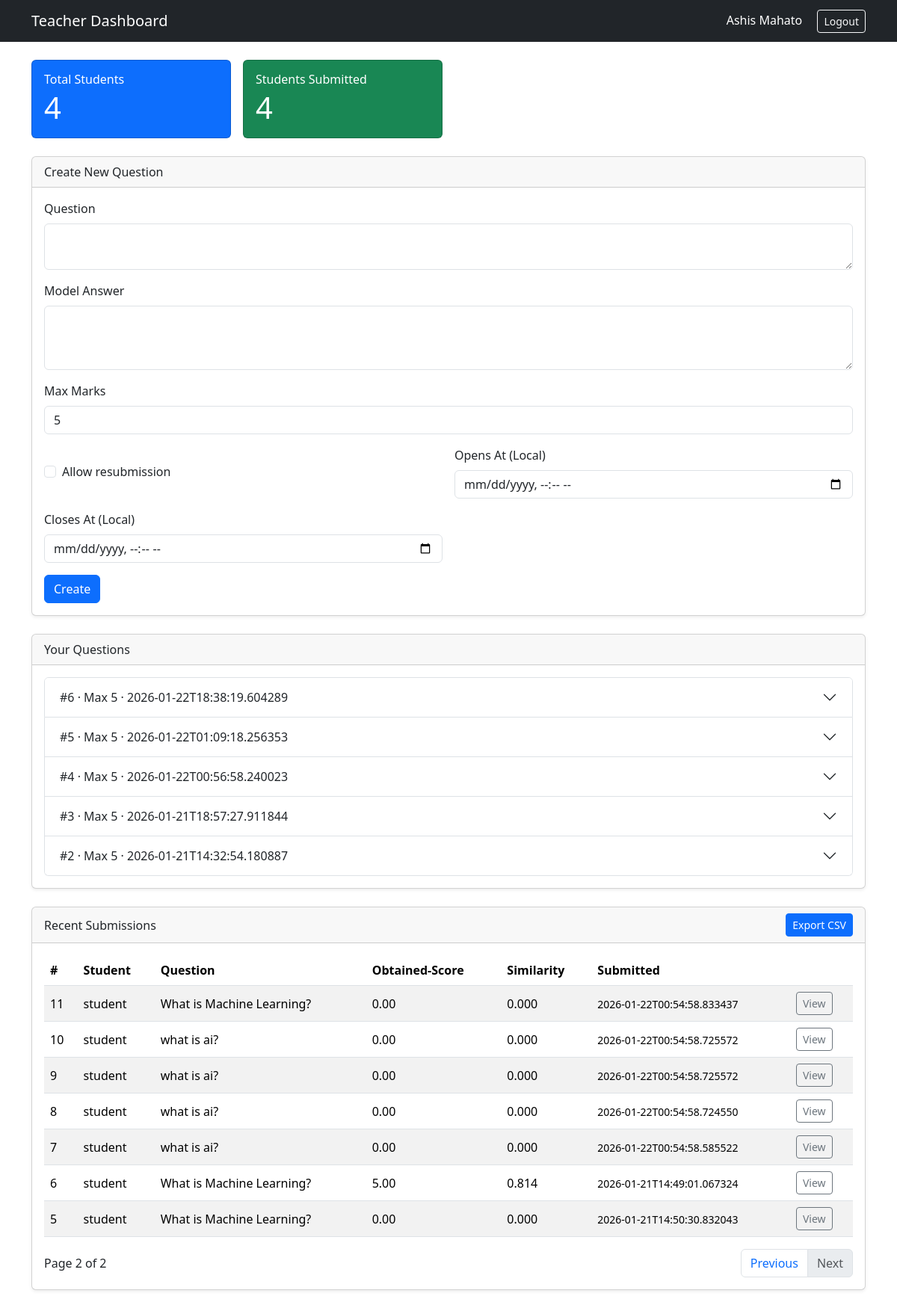
/teacher/dashboard?page=2 (signed in), run on the app's committed database.
### tables this page shows
CREATE TABLE questions (
        id INTEGER PRIMARY KEY AUTOINCREMENT,
        teacher_id INTEGER,
        question_text TEXT,
        model_answer TEXT,
        max_marks INTEGER,
        created_at TEXT, allow_resubmission INTEGER DEFAULT 0, deadline_at TEXT, open_at TEXT, close_at TEXT,
        FOREIGN KEY (teacher_id) REFERENCES teachers(id)
    );

CREATE TABLE submissions (
        id INTEGER PRIMARY KEY AUTOINCREMENT,
        question_id INTEGER,
        student_id INTEGER,
        answer_text TEXT,
        marks_obtained REAL,
        similarity REAL,
        submitted_at TEXT,
        FOREIGN KEY (question_id) REFERENCES questions(id),
        FOREIGN KEY (student_id) REFERENCES students(id)
    );

CREATE TABLE students (
        id INTEGER PRIMARY KEY AUTOINCREMENT,
        name TEXT,
        email TEXT UNIQUE,
        password TEXT
    );

### app.py (the view)
@app.route('/teacher/dashboard', methods=['GET'])
def teacher_dashboard():
    if session.get('role') != 'teacher':
        return redirect(url_for('index'))
    teacher_id = session.get('teacher_id')
    teacher_name = session.get('teacher_name')
    conn = init_db()
    cur = conn.cursor()
    cur.execute('SELECT id, question_text, model_answer, max_marks, created_at, allow_resubmission, open_at, close_at FROM questions WHERE teacher_id = ? ORDER BY id DESC', (teacher_id,))
    questions = cur.fetchall()
    now = datetime.now()
    for q in questions:
        qid = q[0]
        close_at = q[7]
        if close_at:
            try:
                if now >= datetime.fromisoformat(close_at):
                    cur2 = conn.cursor()
                    cur2.execute('SELECT id FROM students WHERE id NOT IN (SELECT student_id FROM submissions WHERE question_id = ?)', (qid,))
                    missing = cur2.fetchall()
                    for row in missing:
                        sid = row[0]
                        cur2.execute('INSERT OR IGNORE INTO submissions (question_id, student_id, answer_text, marks_obtained, similarity, submitted_at) VALUES (?, ?, ?, ?, ?, ?)', (qid, sid, '', 0.0, 0.0, datetime.now().isoformat()))
                    conn.commit()
            except Exception:
                pass
    cur.execute('SELECT COUNT(*) FROM students')
    student_count = cur.fetchone()[0]
    cur.execute('SELECT COUNT(DISTINCT s.student_id) FROM submissions s JOIN questions q ON s.question_id = q.id WHERE q.teacher_id = ?', (teacher_id,))
    submitted_student_count = cur.fetchone()[0]
    try:
        page = int(request.args.get('page', 1))
    except (TypeError, ValueError):
        page = 1
    if page < 1:
        page = 1
    per_page = 10
    offset = (page - 1) * per_page
    cur.execute('''
        SELECT COUNT(*)
        FROM submissions s
        JOIN questions q ON s.question_id = q.id
        WHERE q.teacher_id = ?
    ''', (teacher_id,))
    total_count = cur.fetchone()[0]
    total_pages = (total_count + per_page - 1) // per_page if total_count else 1
    cur.execute('''
        SELECT s.id, st.name, q.question_text, s.marks_obtained, s.similarity, s.submitted_at
        FROM submissions s
        JOIN students st ON s.student_id = st.id
        JOIN questions q ON s.question_id = q.id
        WHERE q.teacher_id = ?
        ORDER BY s.id DESC
        LIMIT ? OFFSET ?
    ''', (teacher_id, per_page, offset))
    submissions = cur.fetchall()
    conn.close()
    return render_template(
        'teacher_dashboard.html',
        teacher_name=teacher_name,
        questions=questions,
        student_count=student_count,
        submitted_student_count=submitted_student_count,
        submissions=submissions,
        page=page,
        total_pages=total_pages
    )

### app.py (called while the page is built)
def init_db():
    conn = sqlite3.connect('results.db')
    return conn

### templates/teacher_dashboard.html (shortened to what this page needs)
<!DOCTYPE html>
<html lang="en">
<head>
  <link rel="stylesheet" href="https://cdn.jsdelivr.net/npm/bootstrap@5.3.2/dist/css/bootstrap.min.css">
</head>
<body>
  <nav class="navbar navbar-expand-lg navbar-dark bg-dark">
    <div class="container">
      <a class="navbar-brand" href="#">Teacher Dashboard</a>
      <div class="ms-auto text-white">
        {{ teacher_name }}
        <a class="btn btn-outline-light btn-sm ms-3" href="{{ url_for('logout') }}">Logout</a>
      </div>
    </div>
  </nav>
  <div class="container py-4">
    <div class="row g-3 mb-4">
      <div class="col-md-3">
        <div class="card text-bg-primary">
          <div class="card-body">
            <h6 class="card-title mb-1">Total Students</h6>
            <div class="display-6">{{ student_count }}</div>
          </div>
        </div>
      </div>
      <div class="col-md-3">
        <div class="card text-bg-success">
          <div class="card-body">
            <h6 class="card-title mb-1">Students Submitted</h6>
            <div class="display-6">{{ submitted_student_count }}</div>
          </div>
        </div>
      </div>
    </div>
    <div class="card shadow-sm mb-4">
      <div class="card-header">Create New Question</div>
      <div class="card-body">
        <form method="post" action="{{ url_for('create_question') }}">
          <div class="mb-3">
            <label class="form-label">Question</label>
            <textarea class="form-control" name="question_text" rows="2" required></textarea>
          </div>
          <div class="mb-3">
            <label class="form-label">Model Answer</label>
            <textarea class="form-control" name="model_answer" rows="3" required></textarea>
          </div>
          <div class="mb-3">
            <label class="form-label">Max Marks</label>
            <input type="number" class="form-control" name="max_marks" min="1" value="5" required />
          </div>
          <div class="row g-3 mb-3">
            <div class="col-md-6 d-flex align-items-center">
              <div class="form-check">
                <input class="form-check-input" type="checkbox" id="allow_resubmission_new" name="allow_resubmission">
                <label class="form-check-label" for="allow_resubmission_new">Allow resubmission</label>
              </div>
            </div>
            <div class="col-md-6">
              <label class="form-label">Opens At (Local)</label>
              <input type="datetime-local" class="form-control" name="open_at">
            </div>
            <div class="col-md-6">
              <label class="form-label">Closes At (Local)</label>
              <input type="datetime-local" class="form-control" name="close_at">
            </div>
          </div>
          <button class="btn btn-primary" type="submit">Create</button>
        </form>
      </div>
    </div>
    <div class="card shadow-sm mb-4">
      <div class="card-header">Your Questions</div>
      <div class="card-body">
        {% if questions %}
          <div class="accordion" id="questionsAccordion">
            {% for q in questions %}
              <div class="accordion-item">
                <h2 class="accordion-header" id="heading{{ q[0] }}">
                  <button class="accordion-button collapsed" type="button" data-bs-toggle="collapse" data-bs-target="#collapse{{ q[0] }}">
                    #{{ q[0] }} · Max {{ q[3] }} · {{ q[4] }}
                  </button>
                </h2>
              </div>
            {% endfor %}
          </div>
        {% else %}
          <p class="text-muted mb-0">No questions yet.</p>
        {% endif %}
      </div>
    </div>
    <div class="card shadow-sm">
      <div class="card-header d-flex justify-content-between align-items-center">
        <span>Recent Submissions</span>
        <a class="btn btn-sm btn-primary" href="{{ url_for('export_teacher_csv') }}">Export CSV</a>
      </div>
      <div class="card-body table-responsive">
        {% if submissions %}
          <table class="table table-striped align-middle">
            <thead>
              <tr>
                <th>#</th>
                <th>Student</th>
                <th>Question</th>
                <th>Obtained-Score</th>
                <th>Similarity</th>
                <th>Submitted</th>
                <th></th>
              </tr>
            </thead>
            <tbody>
              {% for s in submissions %}
                <tr>
                  <td>{{ s[0] }}</td>
                  <td>{{ s[1] }}</td>
                  <td class="text-truncate" style="max-width: 360px;">{{ s[2] }}</td>
                  <td>{{ '%.2f'|format(s[3]) }}</td>
                  <td>{{ '%.3f'|format(s[4]) }}</td>
                  <td><small>{{ s[5] }}</small></td>
                  <td>
                    <a class="btn btn-sm btn-outline-secondary" href="{{ url_for('teacher_submission_detail', submission_id=s[0]) }}">View</a>
                  </td>
                </tr>
              {% endfor %}
            </tbody>
          </table>
          {% if total_pages and total_pages > 1 %}
            <div class="d-flex justify-content-between align-items-center">
              <div>Page {{ page }} of {{ total_pages }}</div>
              <nav>
                <ul class="pagination mb-0">
                  <li class="page-item {% if page <= 1 %}disabled{% endif %}">
                    <a class="page-link" href="{{ url_for('teacher_dashboard', page=page-1) }}">Previous</a>
                  </li>
                  <li class="page-item {% if page >= total_pages %}disabled{% endif %}">
                    <a class="page-link" href="{{ url_for('teacher_dashboard', page=page+1) }}">Next</a>
                  </li>
                </ul>
              </nav>
            </div>
          {% endif %}
        {% else %}
          <p class="text-muted mb-0">No submissions yet.</p>
        {% endif %}
      </div>
    </div>
  </div>
</body>
</html>

### data on the page
questions: id "6", max_marks "5", created_at "2026-01-22T18:38:19.604289"
questions: id "5", max_marks "5", created_at "2026-01-22T01:09:18.256353"
questions: id "4", max_marks "5", created_at "2026-01-22T00:56:58.240023"
questions: id "3", max_marks "5", created_at "2026-01-21T18:57:27.911844"
questions: id "2", max_marks "5", created_at "2026-01-21T14:32:54.180887"
submissions: id "11", name "student", question_text "What is Machine Learning?", marks_obtained "0.00", similarity "0.000", submitted_at "2026-01-22T00:54:58.833437"
submissions: id "10", name "student", question_text "what is ai?", marks_obtained "0.00", similarity "0.000", submitted_at "2026-01-22T00:54:58.725572"
submissions: id "9", name "student", question_text "what is ai?", marks_obtained "0.00", similarity "0.000", submitted_at "2026-01-22T00:54:58.725572"
submissions: id "8", name "student", question_text "what is ai?", marks_obtained "0.00", similarity "0.000", submitted_at "2026-01-22T00:54:58.724550"
submissions: id "7", name "student", question_text "what is ai?", marks_obtained "0.00", similarity "0.000", submitted_at "2026-01-22T00:54:58.585522"
submissions: id "6", name "student", question_text "What is Machine Learning?", marks_obtained "5.00", similarity "0.814", submitted_at "2026-01-21T14:49:01.067324"
submissions: id "5", name "student", question_text "What is Machine Learning?", marks_obtained "0.00", similarity "0.000", submitted_at "2026-01-21T14:50:30.832043"

### other printed values
{{ teacher_name }} "Ashis Mahato"
{{ student_count }} "4"
{{ submitted_student_count }} "4"
{{ page }} "2"
{{ total_pages }} "2"
